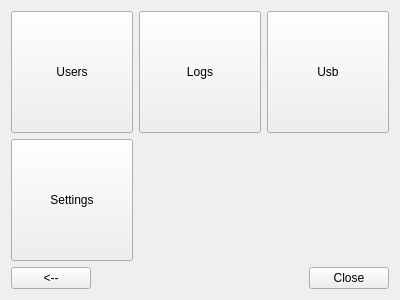
<?xml version="1.0" encoding="UTF-8"?>
<ui version="4.0">
 <class>Page</class>
 <widget class="QWidget" name="Page">
  <property name="geometry">
   <rect>
    <x>0</x>
    <y>0</y>
    <width>400</width>
    <height>300</height>
   </rect>
  </property>
  <property name="windowTitle">
   <string>Form</string>
  </property>
  <layout class="QGridLayout" name="gridLayout_2">
   <item row="0" column="0">
    <layout class="QVBoxLayout" name="verticalLayout" stretch="1,0">
     <item>
      <layout class="QGridLayout" name="gridLayout">
       <item row="0" column="2">
        <widget class="QPushButton" name="pushButton">
         <property name="sizePolicy">
          <sizepolicy hsizetype="Minimum" vsizetype="MinimumExpanding">
           <horstretch>0</horstretch>
           <verstretch>0</verstretch>
          </sizepolicy>
         </property>
         <property name="text">
          <string>Usb</string>
         </property>
        </widget>
       </item>
       <item row="0" column="1">
        <widget class="QPushButton" name="buttonLogs">
         <property name="sizePolicy">
          <sizepolicy hsizetype="Minimum" vsizetype="MinimumExpanding">
           <horstretch>0</horstretch>
           <verstretch>0</verstretch>
          </sizepolicy>
         </property>
         <property name="text">
          <string>Logs</string>
         </property>
        </widget>
       </item>
       <item row="0" column="0">
        <widget class="QPushButton" name="buttonUsers">
         <property name="sizePolicy">
          <sizepolicy hsizetype="Minimum" vsizetype="MinimumExpanding">
           <horstretch>0</horstretch>
           <verstretch>0</verstretch>
          </sizepolicy>
         </property>
         <property name="text">
          <string>Users</string>
         </property>
        </widget>
       </item>
       <item row="1" column="0">
        <widget class="QPushButton" name="buttonSettings">
         <property name="sizePolicy">
          <sizepolicy hsizetype="Minimum" vsizetype="MinimumExpanding">
           <horstretch>0</horstretch>
           <verstretch>0</verstretch>
          </sizepolicy>
         </property>
         <property name="text">
          <string>Settings</string>
         </property>
        </widget>
       </item>
      </layout>
     </item>
     <item>
      <layout class="QHBoxLayout" name="horizontalLayout">
       <item>
        <widget class="QPushButton" name="buttonExit">
         <property name="sizePolicy">
          <sizepolicy hsizetype="Minimum" vsizetype="MinimumExpanding">
           <horstretch>0</horstretch>
           <verstretch>0</verstretch>
          </sizepolicy>
         </property>
         <property name="text">
          <string>&lt;--</string>
         </property>
        </widget>
       </item>
       <item>
        <spacer name="horizontalSpacer">
         <property name="orientation">
          <enum>Qt::Horizontal</enum>
         </property>
         <property name="sizeHint" stdset="0">
          <size>
           <width>40</width>
           <height>20</height>
          </size>
         </property>
        </spacer>
       </item>
       <item>
        <widget class="QPushButton" name="pushButton_2">
         <property name="text">
          <string>Close</string>
         </property>
        </widget>
       </item>
      </layout>
     </item>
    </layout>
   </item>
  </layout>
 </widget>
 <resources/>
 <connections>
  <connection>
   <sender>buttonUsers</sender>
   <signal>clicked()</signal>
   <receiver>Page</receiver>
   <slot>usersPressed()</slot>
   <hints>
    <hint type="sourcelabel">
     <x>132</x>
     <y>62</y>
    </hint>
    <hint type="destinationlabel">
     <x>397</x>
     <y>278</y>
    </hint>
   </hints>
  </connection>
  <connection>
   <sender>buttonLogs</sender>
   <signal>clicked()</signal>
   <receiver>Page</receiver>
   <slot>logsPressed()</slot>
   <hints>
    <hint type="sourcelabel">
     <x>260</x>
     <y>62</y>
    </hint>
    <hint type="destinationlabel">
     <x>394</x>
     <y>20</y>
    </hint>
   </hints>
  </connection>
  <connection>
   <sender>buttonSettings</sender>
   <signal>clicked()</signal>
   <receiver>Page</receiver>
   <slot>settingPressed()</slot>
   <hints>
    <hint type="sourcelabel">
     <x>35</x>
     <y>121</y>
    </hint>
    <hint type="destinationlabel">
     <x>394</x>
     <y>227</y>
    </hint>
   </hints>
  </connection>
  <connection>
   <sender>buttonExit</sender>
   <signal>clicked()</signal>
   <receiver>Page</receiver>
   <slot>exitPressed()</slot>
   <hints>
    <hint type="sourcelabel">
     <x>260</x>
     <y>121</y>
    </hint>
    <hint type="destinationlabel">
     <x>199</x>
     <y>149</y>
    </hint>
   </hints>
  </connection>
  <connection>
   <sender>pushButton</sender>
   <signal>clicked()</signal>
   <receiver>Page</receiver>
   <slot>usbPressed()</slot>
   <hints>
    <hint type="sourcelabel">
     <x>389</x>
     <y>62</y>
    </hint>
    <hint type="destinationlabel">
     <x>7</x>
     <y>54</y>
    </hint>
   </hints>
  </connection>
  <connection>
   <sender>pushButton_2</sender>
   <signal>clicked()</signal>
   <receiver>Page</receiver>
   <slot>closeAppPressed()</slot>
   <hints>
    <hint type="sourcelabel">
     <x>340</x>
     <y>214</y>
    </hint>
    <hint type="destinationlabel">
     <x>397</x>
     <y>158</y>
    </hint>
   </hints>
  </connection>
 </connections>
 <slots>
  <slot>usersPressed()</slot>
  <slot>logsPressed()</slot>
  <slot>settingPressed()</slot>
  <slot>exitPressed()</slot>
  <slot>usbPressed()</slot>
  <slot>closeAppPressed()</slot>
 </slots>
</ui>
